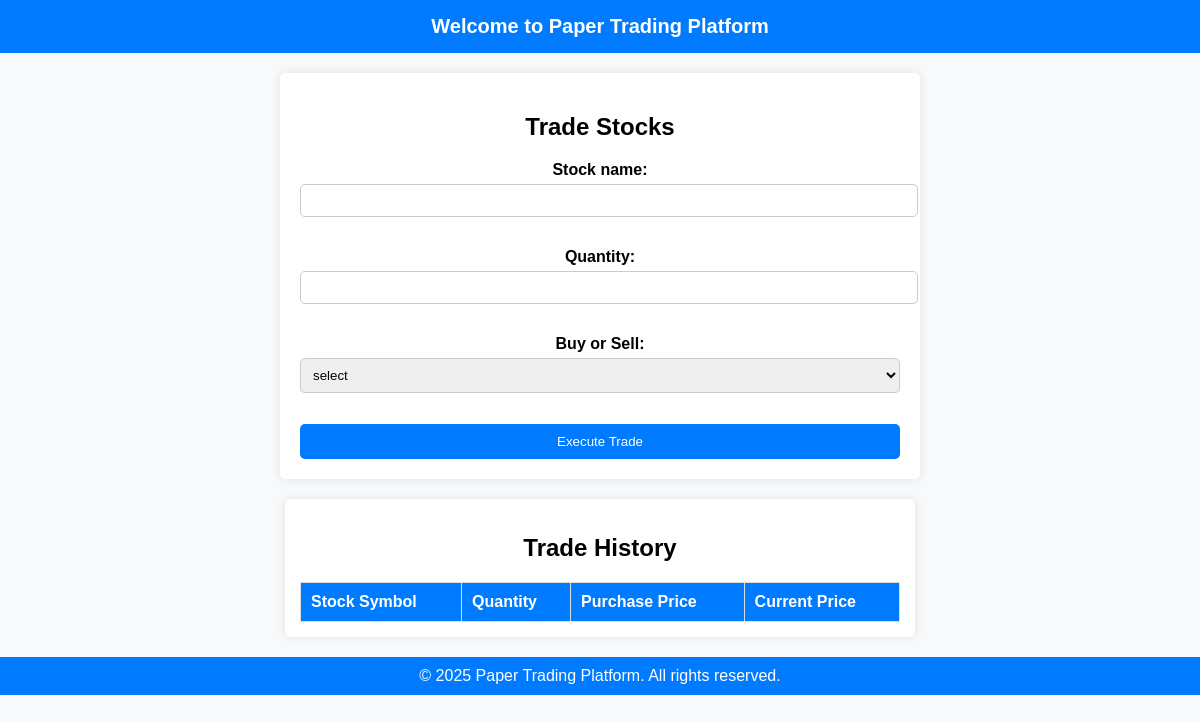
/papertrading (signed in), run on an earlier commit of the app's database.
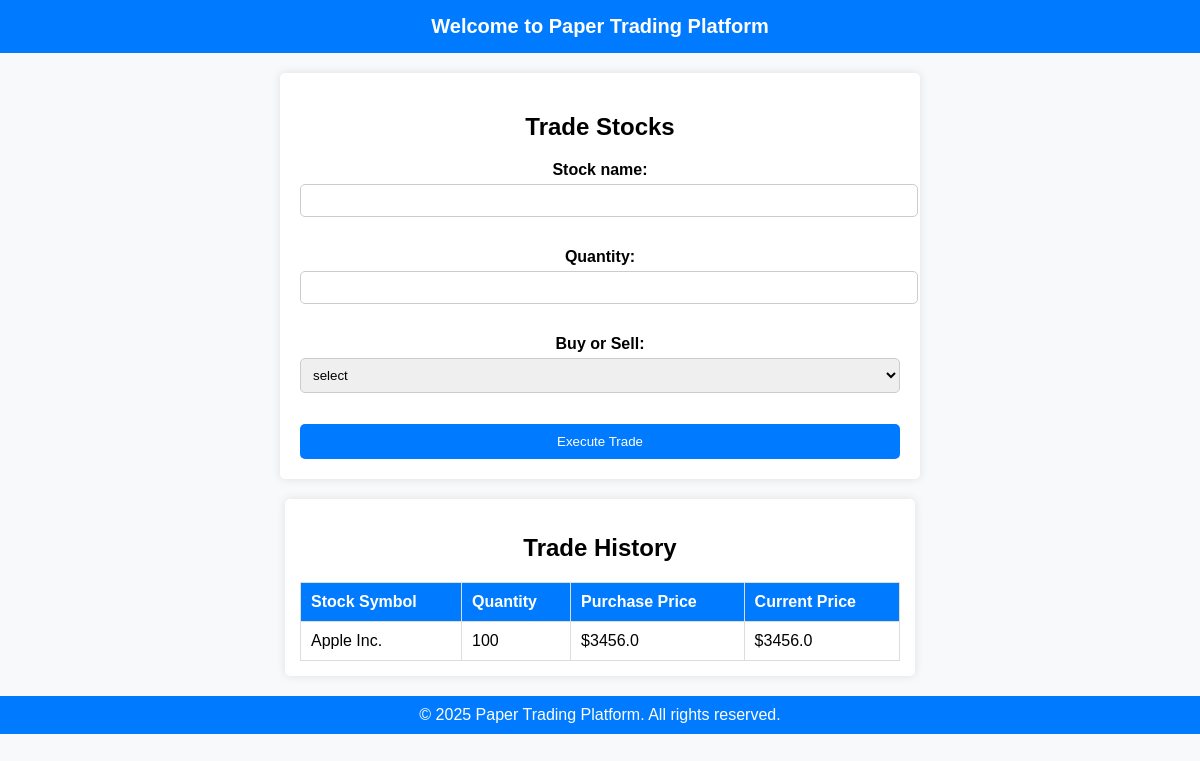
And on a later commit of the database.
### stockmarketanalysis/models.py (models this page shows)
class Stock(models.Model):
    name=models.CharField(max_length=40)
    current_price=models.FloatField()
    volume=models.IntegerField()
    sector=models.CharField(max_length=30)

class InvestorStock(models.Model):
    investor=models.ForeignKey(Investor,on_delete=models.CASCADE)
    stock=models.ForeignKey(Stock,on_delete=models.CASCADE)
    no_of_purchase=models.IntegerField(null=True,blank=True)
    price_of_buy=models.FloatField(null=True,blank=True)

### stockmarketanalysis/views.py (the view, shortened to what this page needs)
# urls.py: path('papertrading',views.papertrading,name='papertrading'),
def papertrading(request):
    inv = Investor.objects.get(id=request.session["id"])
    user_stock = InvestorStock.objects.filter(investor=inv)
    stock_data = []
    for investor_stock in user_stock:
        stock_data.append({
            'stock_name': investor_stock.stock.name,
            'stock_quantity': investor_stock.no_of_purchase,
            'price': investor_stock.price_of_buy,
            'current_price': investor_stock.stock.current_price
        })
    if request.method == "GET":
        form = PaperTradingStock()
        error = request.GET.get("error", "")
        print(error)
        success = request.GET.get("success", "")
        print(success)
        return render(request, "paper_trading.html", {"form": form, "data": stock_data, "error": error, "success": success})

### stockmarketanalysis/forms.py
class PaperTradingStock(forms.ModelForm):
    stock_name=forms.CharField(required=True)
    no_of_purchase=forms.IntegerField(label="Quantity",required=True)
    choice=[
        ('select','select'),
        ('buy','Buy'),
        ('sell','Sell')
    ]
    buy_sell=forms.ChoiceField(label="Buy or Sell",choices=choice,widget=forms.Select)
    class Meta:
        model=InvestorStock
        fields=["stock_name","no_of_purchase","buy_sell"]

### templates/paper_trading.html (shortened to what this page needs)
<!DOCTYPE html>
<html lang="en">
<head>
</head>
<body>
    <div class="header">Welcome to Paper Trading Platform</div>
    <div class="container">
        <h2>Trade Stocks</h2>
        <form method="post" action="">
            {{form.as_p}}
            <button type="submit">Execute Trade</button>
        </form>
    </div>
    <div class="trade-history">
        <h2>Trade History</h2>
        <table>
            <tr>
                <th>Stock Symbol</th>
                <th>Quantity</th>
                <th>Purchase Price</th>
                <th>Current Price</th>
            </tr>
            {% if data %}
            {% for d in data %}
            <tr>
                <td>{{d.stock_name}}</td>
                <td>{{d.stock_quantity}}</td>
                <td>${{d.price}}</td>
                <td>${{d.current_price}}</td>
            </tr>
            {% endfor %}
            {% endif %}
        </table>
    </div>
    <div class="footer">&copy; 2025 Paper Trading Platform. All rights reserved.</div>
</body>
</html>

What changed in the data, as far as the page shows it:
added Stock: stock_name "Apple Inc.", current_price "3456.0"
added InvestorStock: price "3456.0"
Also different on the page:
new list line: "100 $ $"
